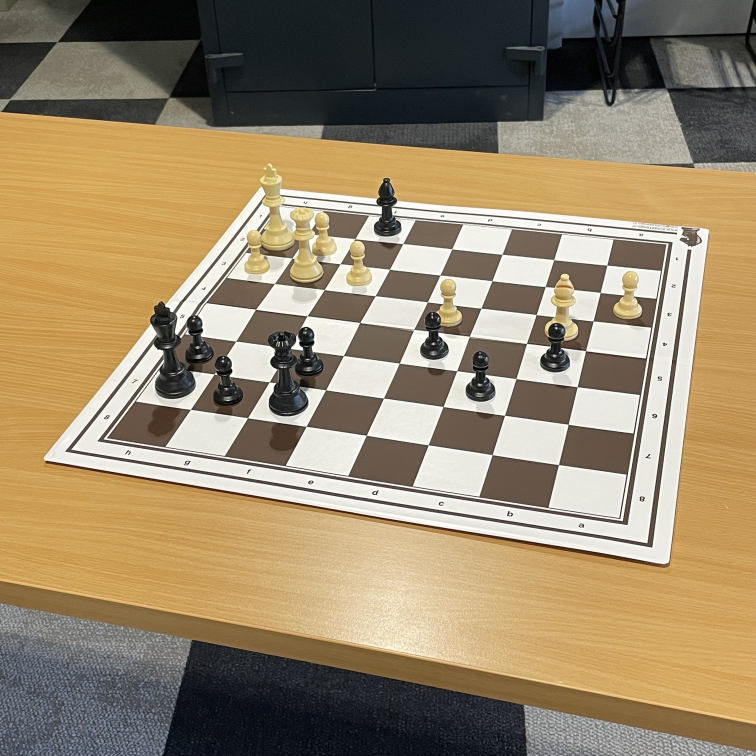
#> input picture images/G056_IMG097.jpg, 3024 x 3024 px (shown at 1/4 size)
$ jupyter execute chess_table.ipynb   (older library calls are emulated)
#> lines starting #> are read from the running program, lines starting #| are printed output that depends on the picture; after the words box and inside, x2 and y2 are one past the last pixel; in counts of white or black regions, pixels touching at a corner belong together
[cell 1]
# Importing Libraries
import numpy as np
import pandas as pd
import matplotlib.pyplot as plt
import os
import cv2
import math

# Data Directory
dataDir = 'images'

# Define the window size
window_width = 800
window_height = 600

[cell 2]
# Function to resize image
def resize_image(image, window_width, window_height):
    height, width = image.shape[:2]
    scaling_factor = min(window_width / width, window_height / height)
    return cv2.resize(image, None, fx=scaling_factor, fy=scaling_factor, interpolation=cv2.INTER_AREA)

[cell 3]
# Read and Display an Image
# Opening an image
img = cv2.imread(os.path.join(dataDir, 'G056_IMG097.jpg'))
#> img is the input picture: shape (3024, 3024, 3); mean B, G, R 106.9, 135.1, 152.5

# Get the dimensions of the image
height, width, channels = img.shape
print(f'Image Dimensions: {height} x {width}')
#| Image Dimensions: 3024 x 3024
print(f'Number of Channels: {channels}')
#| Number of Channels: 3

# Calculate the scaling factor
scaling_factor = min(window_width / width, window_height / height)

# Resize the image
resized_img = resize_image(img, window_width, window_height)

# Display the resized image using matplotlib
plt.imshow(cv2.cvtColor(resized_img, cv2.COLOR_BGR2RGB))
plt.title('G000_IMG062.jpg')
plt.axis('off')
plt.show()

[cell 4]
# Convert the image from BGR to HSV
hsv_img = cv2.cvtColor(img, cv2.COLOR_BGR2HSV)
#> hsv_img: shape (3024, 3024, 3); mean H, S, V 37.6, 80.8, 154.7

# Define the HSV range for brown (adjust these values as needed)
brown_lower = np.array([10, 100, 0])
brown_upper = np.array([20, 255, 255])

# Create a mask for brown regions
mask = cv2.inRange(hsv_img, brown_lower, brown_upper)
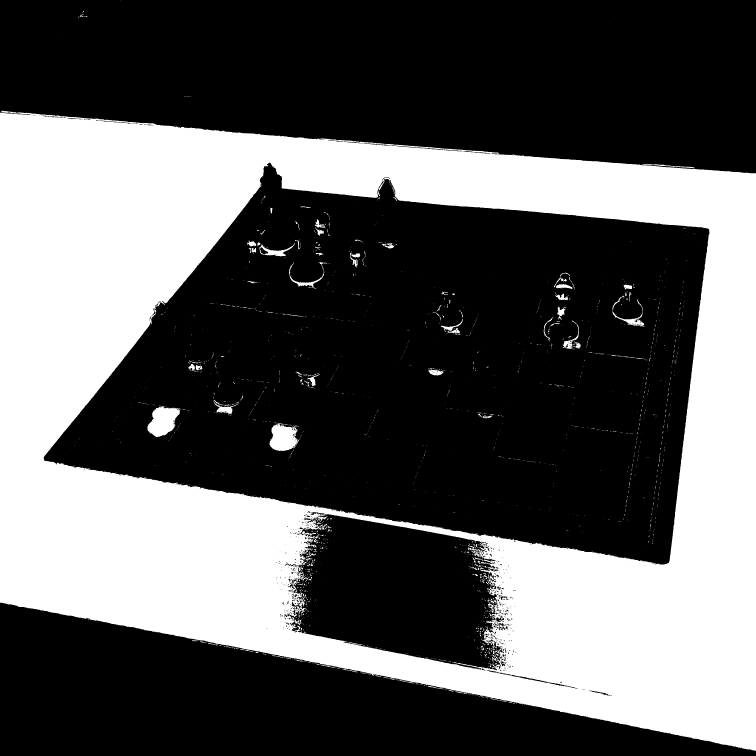
#> mask: shape (3024, 3024) (shown at 1/4 size); 36.2% white; 2225 white regions (1986 under 20 px), largest, box (x1, y1, x2, y2) and area: (0, 442, 3024, 3003) 3255634, (590, 1623, 723, 1748) 10520, (1078, 1696, 1198, 1804) 9206

# Apply the mask to extract brown regions
res = cv2.bitwise_and(img, img, mask=mask)

# Display the original and thresholded image side by side
plt.figure(figsize=(12,6))

plt.subplot(1,2,1)
plt.imshow(cv2.cvtColor(img, cv2.COLOR_BGR2RGB))
plt.title("Original Image")
plt.axis("off")

plt.subplot(1,2,2)
plt.imshow(cv2.cvtColor(res, cv2.COLOR_BGR2RGB))
plt.title("Detected Brown Regions")
plt.axis("off")

plt.show()
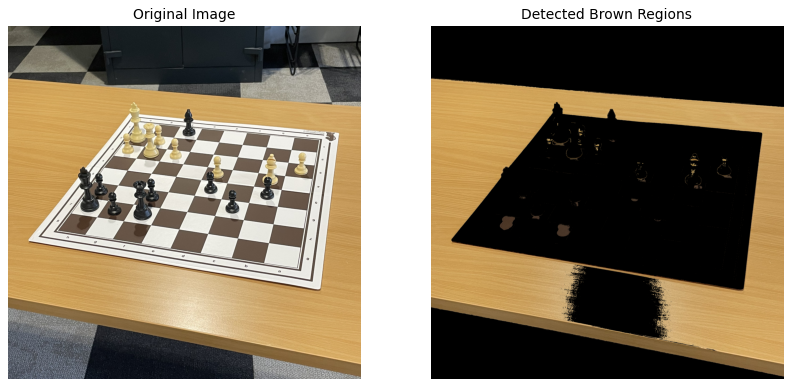
#> figure drawn by matplotlib, 2 panels

[cell 5]
# Convert "res" to grayscale for Sobel processing
gray = cv2.cvtColor(res, cv2.COLOR_BGR2GRAY)
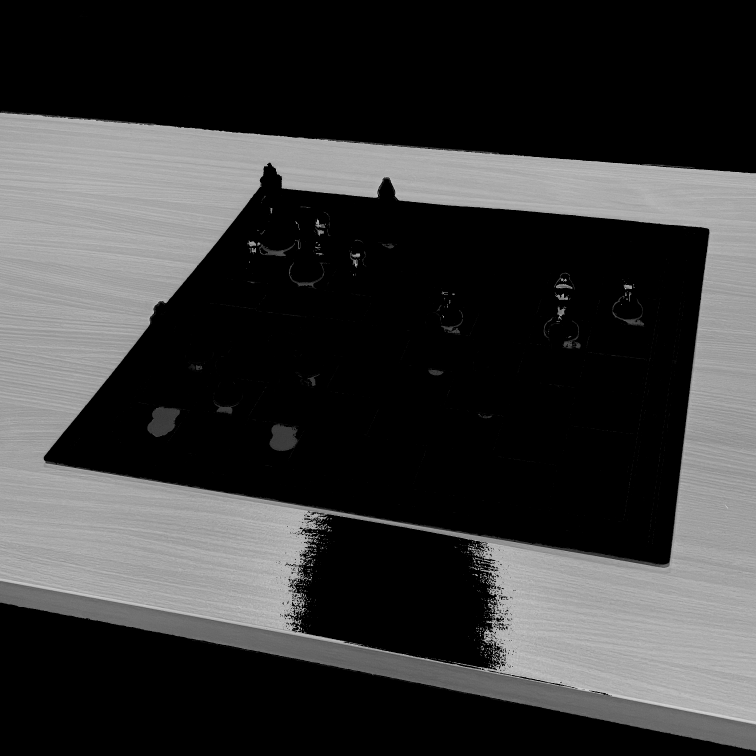
#> gray: shape (3024, 3024) (shown at 1/4 size); min 0, max 219, mean 57.8

# Apply Sobel filter in the x and y directions
grad_x = cv2.Sobel(gray, cv2.CV_64F, 1, 0, ksize=3)
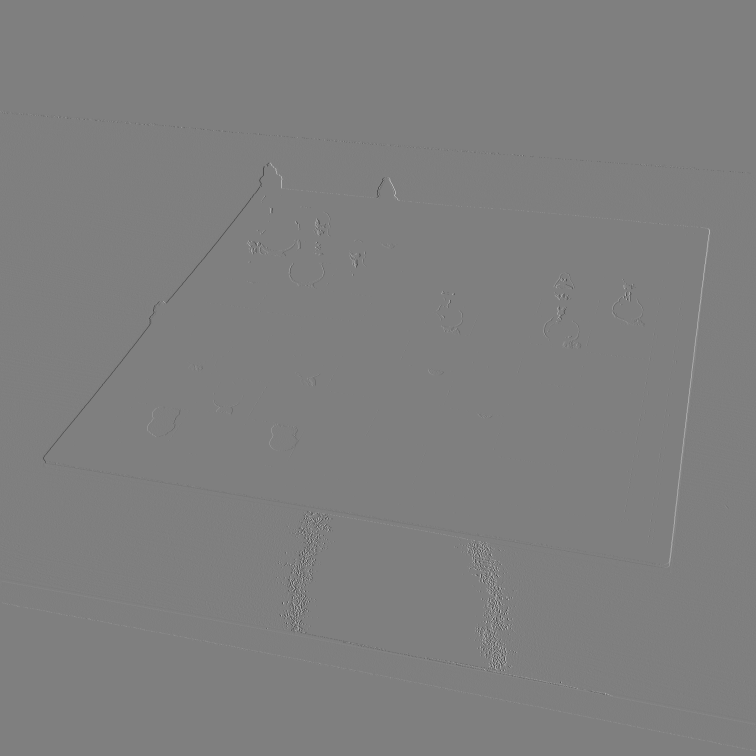
#> grad_x: shape (3024, 3024) float64 (shown at 1/4 size); min -846, max 846, mean 0; drawn with min black and max white
grad_y = cv2.Sobel(gray, cv2.CV_64F, 0, 1, ksize=3)

# Convert the gradients to absolute values
abs_grad_x = cv2.convertScaleAbs(grad_x)
abs_grad_y = cv2.convertScaleAbs(grad_y)

# Combine the gradients
sobel = cv2.addWeighted(abs_grad_x, 0.5, abs_grad_y, 0.5, 0)

# Display the result
plt.figure(figsize=(6,6))
plt.imshow(sobel, cmap='gray')
plt.title("Sobel Filter Applied to Brown Regions")
plt.axis("off")
plt.show()

[cell 6]
# Convert the Sobel output to a binary image using thresholding
_, thresh = cv2.threshold(sobel, 50, 255, cv2.THRESH_BINARY)
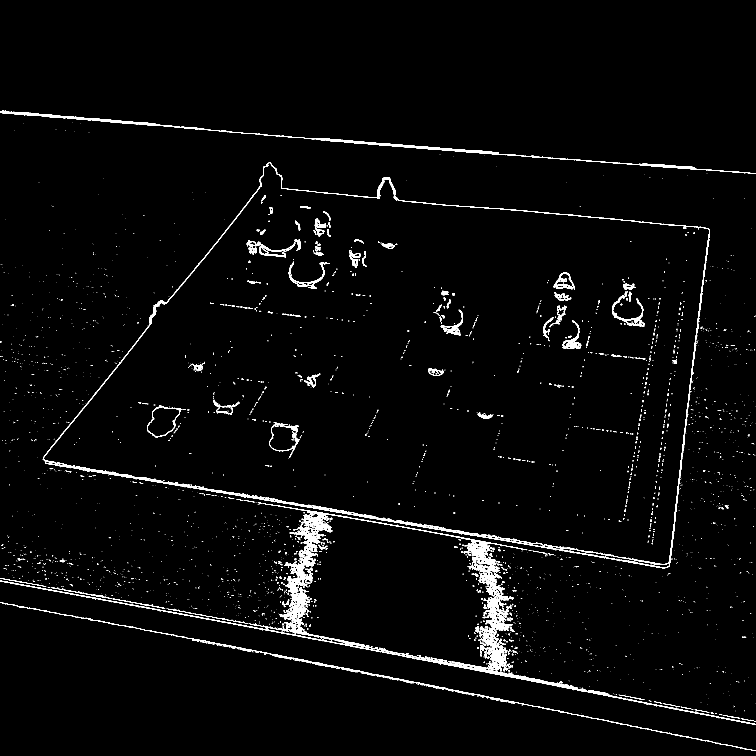
#> thresh: shape (3024, 3024) (shown at 1/4 size); 1.9% white; 4081 white regions (3631 under 20 px)

# Find contours in the binary image
contours, hierarchy = cv2.findContours(thresh, cv2.RETR_EXTERNAL, cv2.CHAIN_APPROX_SIMPLE)
#> contours = 2512 contours, 2418 with area under 20; largest, box (x1, y1, x2, y2) and area: (173, 650, 2839, 2273) 2823882, (0, 2017, 3024, 2900) 413284, (0, 442, 3024, 694) 13984, (0, 2410, 3024, 3004) 6548, (1992, 2380, 2034, 2401) 514

# Draw the contours on a copy of the original image
contour_img = img.copy()
cv2.drawContours(contour_img, contours, -1, (0, 255, 0), 2)
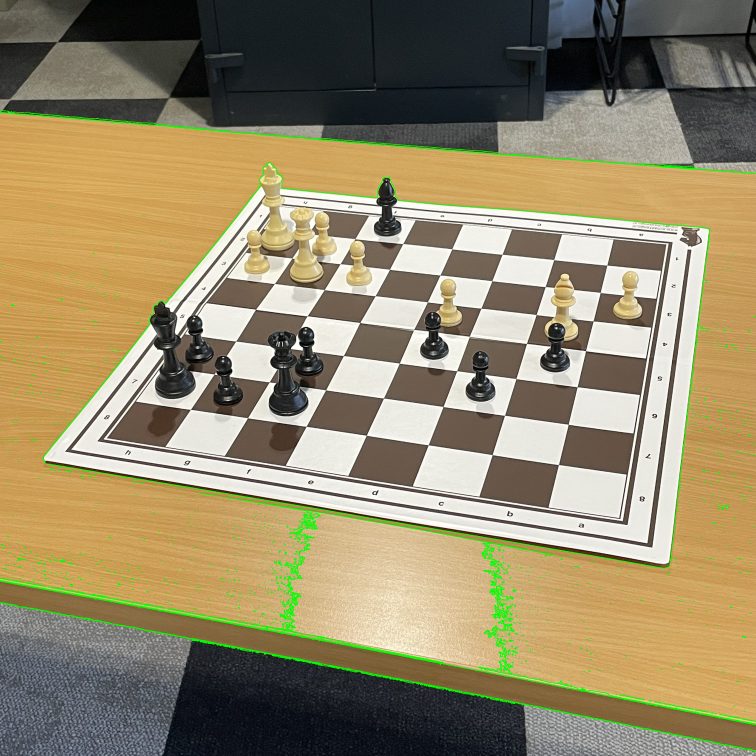
#> contour_img: shape (3024, 3024, 3) (shown at 1/4 size); mean B, G, R 105.3, 136.9, 149.6

# Display the contours overlaid on the original image
plt.figure(figsize=(6, 6))
plt.imshow(cv2.cvtColor(contour_img, cv2.COLOR_BGR2RGB))
plt.title("Contours on Sobel Filter")
plt.axis("off")
plt.show()

[cell 7]
# ...existing code...

# Find contours in the binary image (already present)
contours, hierarchy = cv2.findContours(thresh, cv2.RETR_EXTERNAL, cv2.CHAIN_APPROX_SIMPLE)

# Initialize variables to keep track of the best candidate
chessboard_contour = None
center_point = (width // 2, height // 2)
min_distance = float('inf')

# Loop through detected contours to find a quadrilateral near the center.
for cnt in contours:
    epsilon = 0.02 * cv2.arcLength(cnt, True)
    approx = cv2.approxPolyDP(cnt, epsilon, True)
    if len(approx) == 4:  # possible chessboard region (rectangle)
        M = cv2.moments(approx)
        if M["m00"] != 0:
            cx = int(M["m10"] / M["m00"])
            cy = int(M["m01"] / M["m00"])
            distance = math.hypot(cx - center_point[0], cy - center_point[1])
            if distance < min_distance:
                min_distance = distance
                chessboard_contour = approx
#> this loop made 2512 passes
#> (epsilon, cx, cy, distance, min_distance, chessboard_contour) on passes 17, 23, 79, 172: (0.125, 2977, 2843, 1979.3, 1979.3, [[2976, 2842], [2978, 2844], [2978, 2843], [2977, 2843]]), (0.0966, 2705, 2831, 1778.5, 1778.5, [[2704, 2831], [2705, 2832], [2706, 2832], [2705, 2831]]), (0.0966, 2330, 2751, 1484.7, 1484.7, [[2329, 2751], [2330, 2752], [2331, 2752], [2330, 2751]]), (0.0966, 2431, 2668, 1476.8, 1476.8, [[2430, 2668], [2431, 2669], [2432, 2669], [2431, 2668]])
#> after the loop, chessboard_contour = [[173, 1830], [2668, 2270], [2837, 918], [1075, 650]]; min_distance = 176.5

# Draw and display the detected chessboard region if found
if chessboard_contour is not None:
    contour_img_with_chess = img.copy()
    cv2.drawContours(contour_img_with_chess, [chessboard_contour], -1, (255, 0, 0), 3)
    plt.figure(figsize=(6,6))
    plt.imshow(cv2.cvtColor(contour_img_with_chess, cv2.COLOR_BGR2RGB))
    plt.title("Detected Chessboard")
    plt.axis("off")
    plt.show()
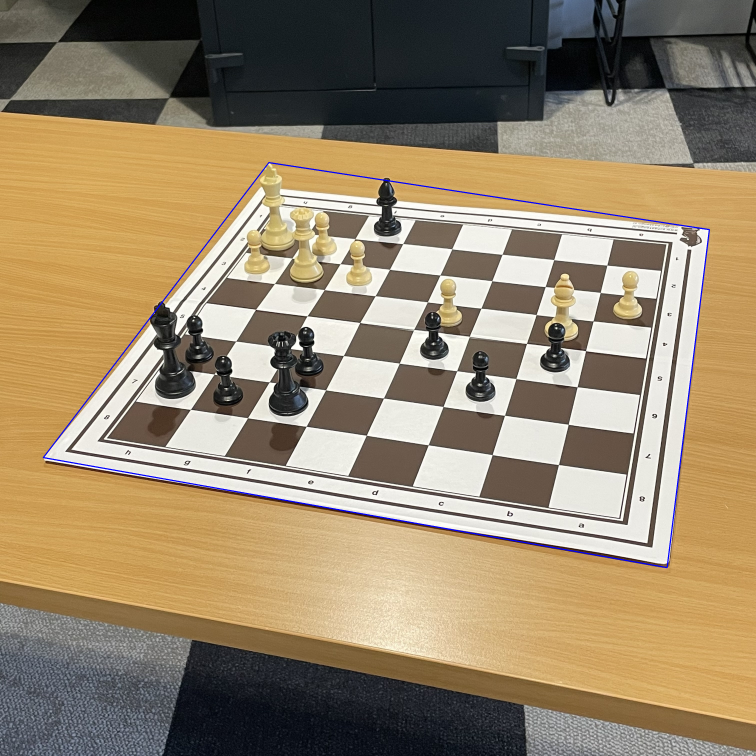
#> shown: shape (3024, 3024, 3) (shown at 1/4 size); mean R, G, B 151.8, 134.5, 107.4
else:
    print("Chessboard contour not found")

$ run again, with images/G000_IMG087.jpg copied over images/G056_IMG097.jpg
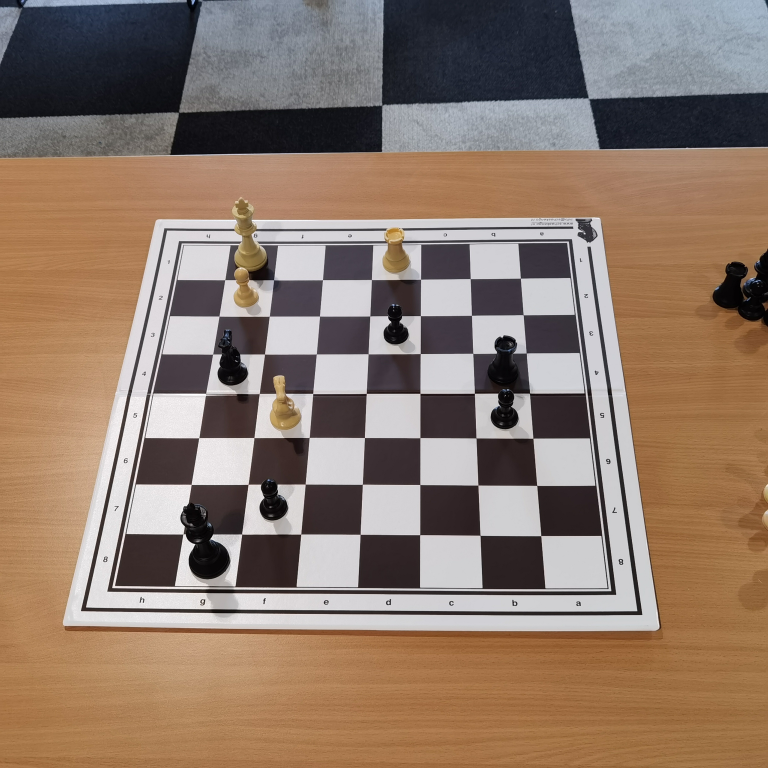
#> input picture images/G000_IMG087.jpg, 3072 x 3072 px (shown at 1/4 size)
#> img is the input picture: shape (3072, 3072, 3); mean B, G, R 106.8, 121.4, 142.3
#| Image Dimensions: 3072 x 3072
#| Number of Channels: 3
#> hsv_img: shape (3072, 3072, 3); mean H, S, V 69.9, 77.8, 145.7
#> `mask = cv2.inRange(hsv_img, brown_lower, brown_upper)`:
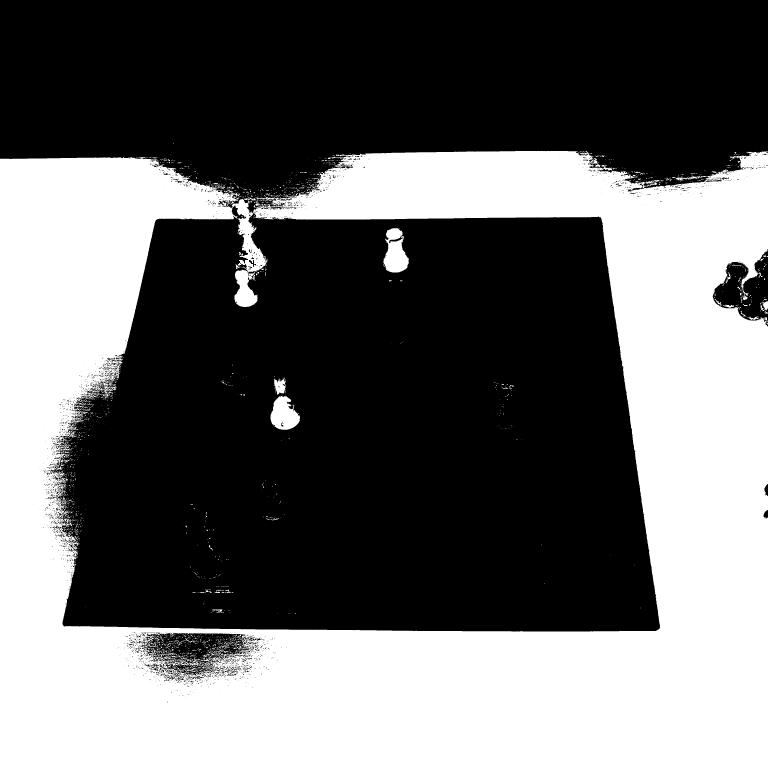
#> mask: shape (3072, 3072) (shown at 1/4 size); 40.6% white; 2256 white regions (1977 under 20 px), largest, box (x1, y1, x2, y2) and area: (0, 604, 3072, 3072) 3782536, (1534, 912, 1636, 1090) 12025, (1082, 1582, 1200, 1719) 10889
#> thresh: shape (3072, 3072); 2.4% white; 10696 white regions (10019 under 20 px)
#> contours = 10195 contours, 9916 with area under 20; largest, box (x1, y1, x2, y2) and area: (0, 603, 3072, 2745) 3662540, (2849, 989, 3072, 1285) 2528, (685, 713, 740, 734) 372, (1135, 748, 1201, 768) 266, (181, 1954, 216, 1978) 262
#> `cv2.drawContours(contour_img, contours, -1, (0, 255, 0), 2)`:
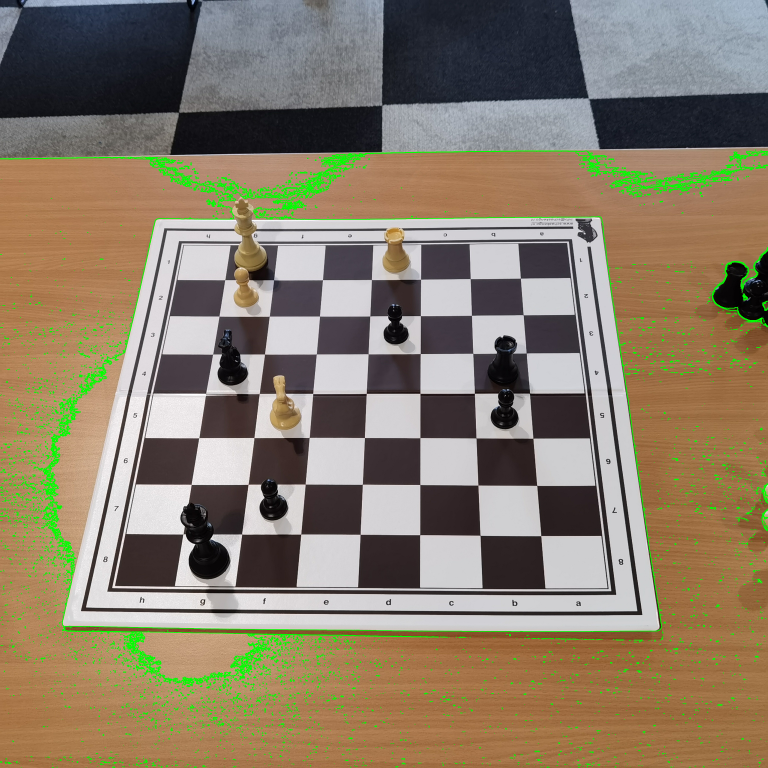
#> contour_img: shape (3072, 3072, 3) (shown at 1/4 size); mean B, G, R 104.3, 124.8, 137.8
#> the loop `for cnt in contours:` made 10195 passes
#> (epsilon, cx, cy, distance, min_distance, chessboard_contour) on passes 8, 21, 219, 221: (0.108, 777, 3069, 1710.6, 1710.6, [[776, 3069], [777, 3070], [778, 3070], [778, 3069]]), (0.148, 1402, 3068, 1537.8, 1537.8, [[1400, 3068], [1402, 3068], [1403, 3069], [1403, 3068]]), (0.108, 1769, 3051, 1532.8, 1532.8, [[1770, 3051], [1769, 3052], [1768, 3052], [1770, 3052]]), (0.0966, 1674, 3052, 1522.3, 1522.3, [[1675, 3051], [1674, 3052], [1674, 3053], [1675, 3052]])
#> after the loop `for cnt in contours:`: chessboard_contour = [[1404, 859], [1403, 859], [1402, 860], [1403, 860]]; min_distance = 689.9
